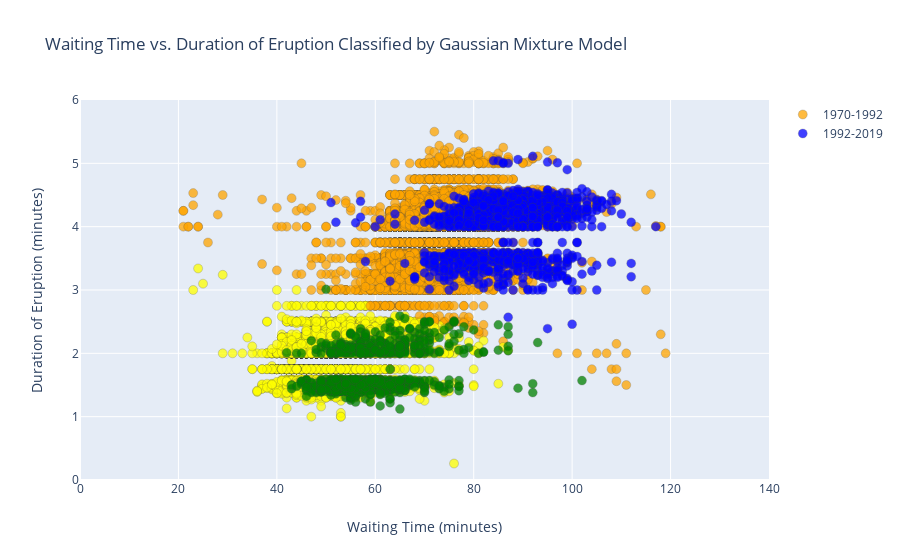

The notebook cell saved with this chart:
### Code cell
fig = go.Figure()


fig.add_trace(go.Scatter(
    x=earlier.waiting_min, y=earlier.dur,
    name='1970-1992',
    mode='markers',
    marker=dict(color=earlier['labels'], 
                colorscale=[[0, "yellow"], [1, "orange"]], opacity=0.75)
))


fig.add_trace(go.Scatter(
    x=later.waiting_min, y=later.dur,
    name='1992-2019',
    mode='markers',
    marker=dict(color=later['labels'], colorscale=[[0, "blue"], [1, "green"]], opacity=0.75)
))

# Set options common to all traces with fig.update_traces
fig.update_traces(mode='markers', marker_line_width=0.3, marker_size=9)
fig.update_layout(title='Waiting Time vs. Duration of Eruption Classified by Gaussian Mixture Model',
xaxis= dict(title= 'Waiting Time (minutes)', range=[0,140]),
yaxis= dict(title= 'Duration of Eruption (minutes)', range=[0,6]))


fig.show()

config = {'toImageButtonOptions':
          {'width': 900,
           'height': 550,
           'format': 'svg',
           'filename': 'chart7'}}

plot(fig, filename='chart7.html', config=config, show_link=False)

### Figure 1 — Plotly figure (JSON) as saved in the notebook; plotly's stock layout.template omitted (floating-point values rounded to 4 significant figures; data arrays with more than 128 entries replaced by an {"elided": "..."} marker saying what was removed)
{"data": [{"marker": {"color": {"elided": "16093 int values"}, "colorscale": [[0, "yellow"], [1, "orange"]], "line": {"width": 0.3}, "opacity": 0.75, "size": 9}, "mode": "markers", "name": "1970-1992", "type": "scatter", "x": {"elided": "16093 int values"}, "y": {"elided": "16093 float values"}}, {"marker": {"color": {"elided": "2543 int values"}, "colorscale": [[0, "blue"], [1, "green"]], "line": {"width": 0.3}, "opacity": 0.75, "size": 9}, "mode": "markers", "name": "1992-2019", "type": "scatter", "x": {"elided": "2543 int values"}, "y": {"elided": "2543 float values"}}], "layout": {"title": {"text": "Waiting Time vs. Duration of Eruption Classified by Gaussian Mixture Model"}, "xaxis": {"range": [0, 140], "title": {"text": "Waiting Time (minutes)"}}, "yaxis": {"range": [0, 6], "title": {"text": "Duration of Eruption (minutes)"}}}}
